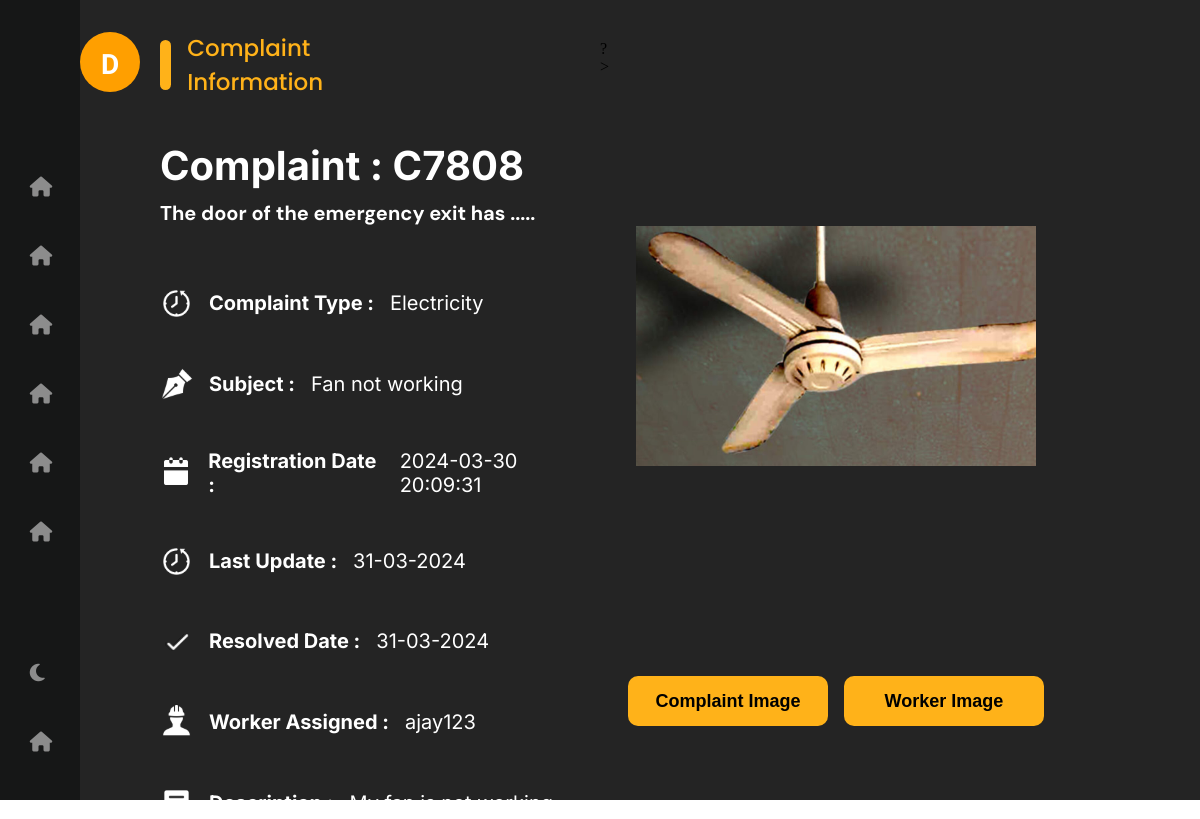
Screenshot of /php/ComplaintInfo.php?id=C7808 with the database file from the repository.
### tables this page shows
CREATE TABLE `closed_complaints` (
  `username` varchar(50) NOT NULL,
  `complaint_id` varchar(10) NOT NULL,
  `complaint_type` varchar(20) NOT NULL,
  `subject` varchar(50) NOT NULL,
  `description` text NOT NULL,
  `folder` varchar(300) NOT NULL,
  `resolved_image` varchar(255) NOT NULL,
  `uploaded_time` timestamp(2) NOT NULL DEFAULT current_timestamp(2) ON UPDATE current_timestamp(2),
  `resolved_time` datetime(2) DEFAULT NULL,
  `time` timestamp NOT NULL DEFAULT current_timestamp(),
  `last_updation` datetime(2) DEFAULT NULL,
  `worker_assigned` varchar(50) DEFAULT NULL,
  `rating` int(11) DEFAULT NULL
);

### php/ComplaintInfo.php (the view, shortened to what this page needs)
<html lang="en" dir="ltr">
  <head>
    <link rel="stylesheet" href="https://cdnjs.cloudflare.com/ajax/libs/font-awesome/6.5.1/css/all.min.css" />
    <link rel="stylesheet" href="https://cdnjs.cloudflare.com/ajax/libs/font-awesome/6.5.1/css/all.min.css" />
   </head>
<body>
<div class="nav">
<div class="icon">
    <p>D</p>
</div>
<div class="nav-content">
    <div>
        <i class="fa-solid fa-house"></i>
    </div>
    <div>
        <i class="fa-solid fa-house" ></i>
    </div>
    <div>
        <i class="fa-solid fa-house"></i>
    </div>
    <div>
        <i class="fa-solid fa-house" ></i>
    </div>
    <div>
        <i class="fa-solid fa-house" ></i>
    </div>
    <div>
        <i class="fa-solid fa-house" ></i>
    </div>
</div>
<div class="nav-content-down">
    <div onclick="toggle()" >
        <i class="fa-solid fa-moon" ></i>
    </div>
    <div>
        <i class="fa-solid fa-house"></i>
    </div>
</div>
</div>
<div class="content">
            <div class="complaintInfo">
                <div class="left">
                    <div class="top">
                        <div class="top-box">
                        </div>
                        <div class="top-text">
                            <p>Complaint Information</p>
                        </div>
                    </div>
                    <?php
                    include 'config.php' ;
                    $complaint_id = $_GET['id'];
                    $sql1 = "select complaint_id from complaints where complaint_id = '$complaint_id'";
                    $result1 = $conn->query($sql1);
                    if ($result1->num_rows === 0) {
                            $sql = "select * from closed_complaints where complaint_id = '$complaint_id'";
                    }else{
                        $sql = "select * from complaints where complaint_id = '$complaint_id'";
                    }
                    $result = $conn->query($sql);
                    if ($result->num_rows > 0) {
                        while ($row = $result->fetch_assoc()) {
                            $complaint_image = $row['folder'];
                    ?>
                    <div class="middle">
                        <h1>Complaint : <?php  echo $row["complaint_id"];?></h1>
                        <h2>The door of the emergency exit has .....</h2>
                    </div>
                    <div class="bottom">
                            <div>
                                <img src="../images/icons8-history-90 1.svg" alt="">
                                <h2>Complaint Type : </h2>
                                <h2> <?php  echo $row["complaint_type"];?></h2>
                            </div>
                            <div>
                                <img src="../images/icons8-pen-100 1.svg" alt="">
                                <h2>Subject : </h2>
                                <h2> <?php  echo $row["subject"];?> </h2>
                            </div>
                            <div>
                                <img src="../images/icons8-date-96 1.svg" alt="" >
                                <h2>Registration Date : </h2>
                                <h2><?php  echo $row["time"];?></h2>
                            </div>
                            <div>
                                <img src="../images/icons8-history-90 1.svg" alt="">
                                <h2>Last Update : </h2>
                                <h2><?php  echo ($row["last_updation"]) ? date("d-m-Y", strtotime($row["last_updation"])) : "No Status"; ?></h2>
                            </div>
                            <div>
                                <img src="../images/icons8-tick-96 1.svg" alt="">
                                <h2>Resolved Date : </h2>
                                <h2> <?php   echo ($row["resolved_time"]) ? date("d-m-Y", strtotime($row["resolved_time"])) : "No Status";?></h2>
                            </div>
                            <div>
                                <img src="../images/icons8-worker-100 1.svg" alt="">
                                <h2>Worker Assigned : </h2>
                                <h2><?php  echo ($row["worker_assigned"]) ? $row["worker_assigned"] : "No Worket yet assigned";?></h2>
                            </div>
                            <div>
                                <img src="../images/icons8-writing-90 1.svg" alt="">
                                <h2>Description :  </h2>
                                <h2><?php  echo $row["description"];?></h2>
                            </div>
                    </div>
                </div>
                <?php
                    include 'config.php';
                    $complaint_id = $_GET['id'];
                    $sql1 = "select * from complaints where complaint_id = '$complaint_id'";
                    $result1 = $conn->query($sql1);
                    if ($result1->num_rows > 0) {
                        while ($row1 = $result1->fetch_assoc()) {
                            if(!is_null($row1['resolved_image'])){
                                $final_image = $row1['resolved_image'];
                            }else{
                                $final_image = false ;
                            }
                        }
                    }
                    else{
                        $sql1 = "select * from closed_complaints where complaint_id = '$complaint_id'";
                        $result1 = $conn->query($sql1);
                        while ($row1 = $result1->fetch_assoc()) {
                            if(!is_null($row1['resolved_image'])){
                                $final_image = $row1['resolved_image'];
                            }else{
                                $final_image = false ;
                            }
                        }
                    }
                ?>
                    ?>
                <div class="right">
                    <div class="img">
                        <img id = "img" src="<?php echo $complaint_image;?>" alt="">
                    </div>
                    <div class="btn">
                        <button id = "complaint">Complaint Image</button>
                        <?php
                         if($final_image){
                            echo "<button id = 'complaintWorker'>Worker Image</button>";
                         }
                         ?>
                    </div>
                </div>
            </div>
            <?php
             }
            }
            ?>
</div>
</body>
</html>

### php/ComplaintInfo.php (style rules this page uses)
:root { --background-color: #242424; --nav-background-color : #161717; --icon-color:#8C8C8C; --preview-background-color:#161717; --heading-color:white ; --font-color:white; --boxes-bg-color:#161717; --box-count-color: #242424; }
* { margin: 0; padding: 0; box-sizing: content-box; }
body { display: flex; }
.nav { width: 80px; height: 100vh; position: fixed; display: flex; flex-direction: column; justify-content: space-between; background-color: var(--nav-background-color); transition: 0.3s; }
.content { width: calc(100vw - 0vw ); background-color: var(--background-color); height: 100vh; display: flex; margin-left: 80px; transition: margin-left 0.3s; }
.nav i { font-size: 20px; color: #8C8C8C; }
.nav .icon { width: 60px; height: 60px; position: absolute; top: 20px; margin: 1vw 0vw 0vw 0.4vw; border-radius: 50%; display: flex; justify-content: center; align-items: center; color: var(--font-color); font-weight: 800; font-family: 'Biryani', sans-serif; background-color: #FF9F00; }
.nav .icon p { margin-top: 5px; font-size: 28px; }
.nav-content { display: flex; flex-direction: column; overflow: hidden; gap: 1rem; position: relative; top: 10rem; }
.nav-content-down { display: flex; flex-direction: column; gap: 1rem; position: relative; overflow: hidden; bottom: 2rem; }
.nav-content div { width: 250px; padding-left: 25px; display: flex; gap: 1rem; margin-left: 0.3rem; justify-content: flex-start; align-items: center; height : 53px ; border-radius: 10px 0px 0px 10px; }
.nav-content-down div { width: 250px; display: flex; margin-left: 0.3rem; gap: 1rem; justify-content: flex-start; align-items: center; height: 53px; padding-left: 25px; border-radius: 10px 0px 0px 10px; }
.complaintInfo { width: 80%; height: 90%; margin-left: 5rem; display: flex; }
.content { display: flex; align-items: center; }
.left { width: 50%; height: 100%; display: flex; flex-direction: column; gap: 3.2rem; }
.left .top { width: 50%; height: 50px; display: flex; align-items: center; gap: 1rem; }
.top .top-box { width: 7%; height : 100%; background-color: #FFB219; border-radius: 6px; }
.top .top-text { font-size: 23px; color: #FFB219; font-weight: 500; font-family: 'Poppins', sans-serif; }
.middle { display: flex; flex-direction: column; gap: 0.6rem; font-family: 'Poppins', sans-serif; }
.middle h2 { color: var(--font-color); font-size: 20px; font-family: "DM Sans", sans-serif; }
.middle h1 { color: var(--font-color); font-size: 40px; font-family: "Inter", sans-serif; }
.bottom { display: flex; flex-direction: column; gap: 3rem; }
.bottom div { display: flex; align-items: center; gap: 1rem; }
.bottom div img { width: 33px; }
.bottom div h2 { color: var(--font-color); font-size: 20px; font-family: "Inter", sans-serif; }
.bottom div h2:nth-last-of-type(1) { color: var(--font-color); font-size: 20px; font-weight: 400; align-self: center; font-family: "Inter", sans-serif; }
.right { display: flex; flex-direction: column; width: 50%; height: 100%; gap: 1.5rem; color: var(--font-color); }
.right .img { width: 100%; height: 85%; display: flex; align-items: center; justify-content: center; }
.right .img img { width: 400px; }
.right .btn { display: flex; justify-content: center; align-items: center; gap: 1rem; }
.right .btn button { width: 200px; height: 50px; background-color: #FFB219; border: none ; font-size: 18px; font-weight: 600; border-radius: 10px; cursor: pointer; }

### rows the page displays
closed_complaints: complaint_id "C7808", complaint_type "Electricity", subject "Fan not working", time "2024-03-30 20:09:31", last_updation "31-03-2024", resolved_time "31-03-2024", worker_assigned "ajay123", description "My fan is not working", folder (picture), shows "Worker Image"
